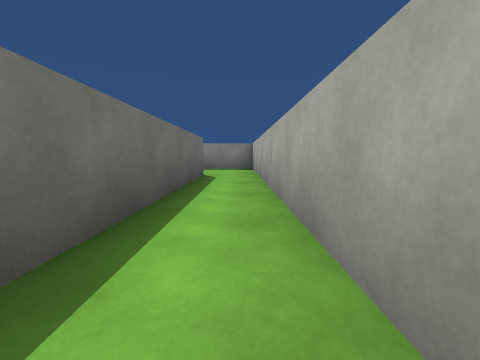
view 1 (above)

16 first-person views from a walk through a scene from a Unity 3-D project. The camera is 0.55 m above the floor, tilts 6° down and sees 90° across. The floor is counted in squares, 1 m on a side. Each view is taken from the middle of a square. On the plan, view 1 faces up. The plan holds only what a view shows up to about 9 squares ahead; the rest is blank. The player character is not drawn.

view 2
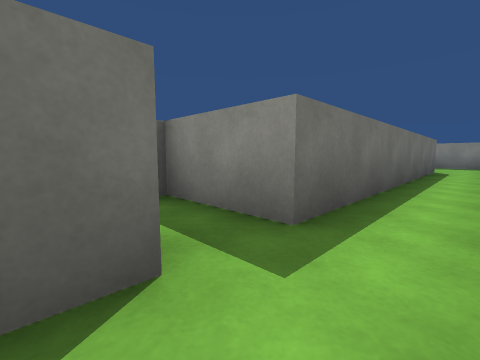

view 3
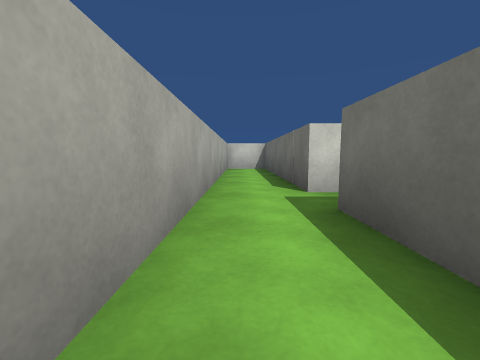

view 4
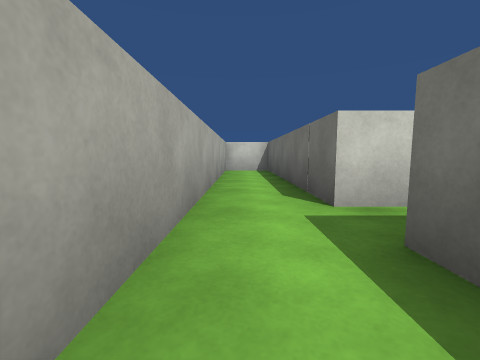

view 5
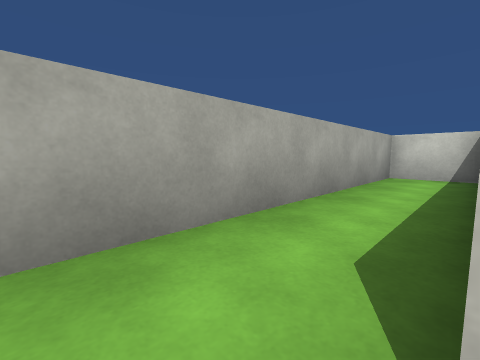

view 6
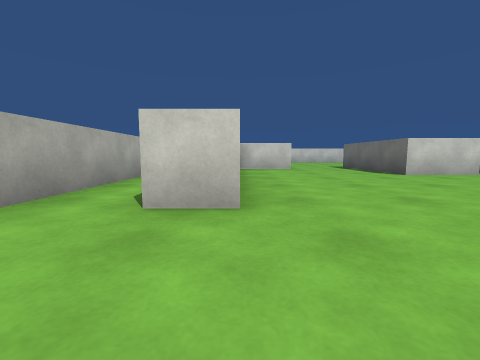

view 7
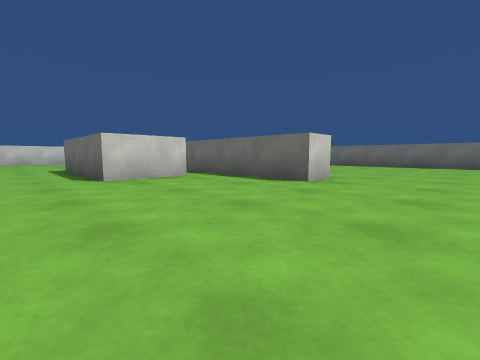

view 8
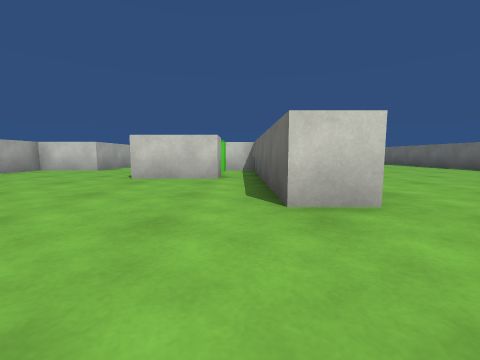

view 9
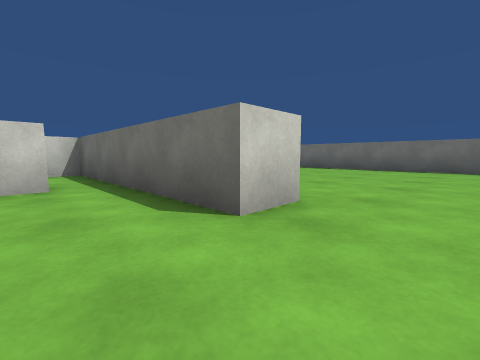

view 10
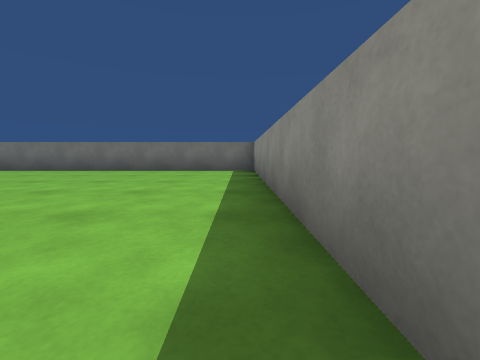

view 11
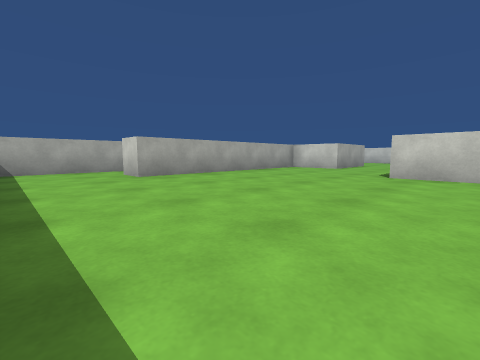

view 12
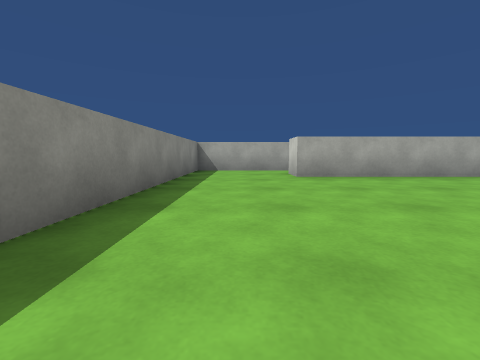

view 13
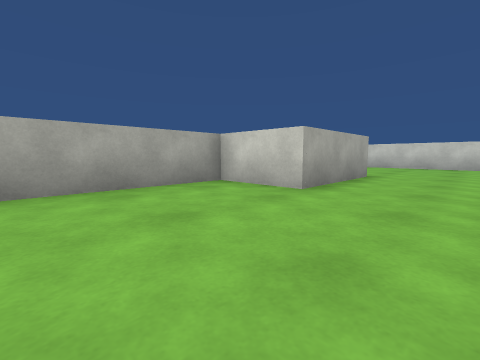

view 14
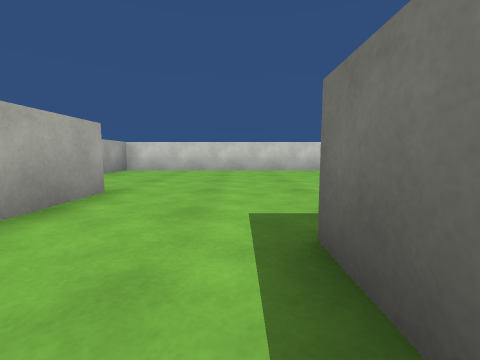

view 15
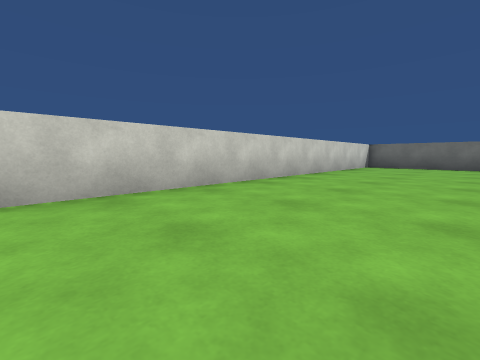

view 16
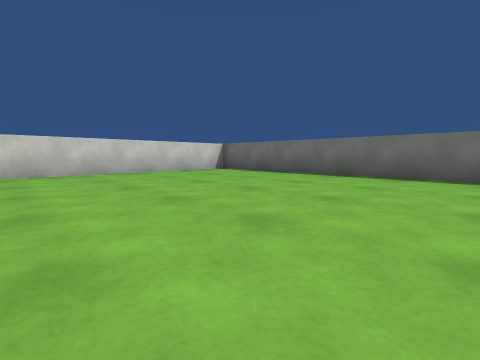

### Floor plan
Ten units are one square. View 1 is at (0, 0); x grows to the right and y downward. Boxes are objects, and circles mark ways between rooms. Rooms are numbered by the first view taken in them; rooms with no view inside come last. Other rooms are left out.
<svg viewBox="-180 -100 190 190">
<path fill="none" stroke="#000" d="M-19 25 -10 25 -10 85 5 85 5 -65M-10 -66 -10 14 -30 14M-85 -25 -65 -25 -65 15M-106 -55 -95 -55 -95 -25M-40 36 -40 4 -20 4 -20 -66 -10 -66M-94 -95 -175 -95 -175 74M-164 85 -20 85 -20 70M5 -65 5 -95 -66 -95M-85 -15 -85 -25M-95 -25 -95 4 -82 4"/>
<circle cx="0" cy="-70" r="3" fill="#2a7"/>
<circle cx="-90" cy="-30" r="3" fill="#2a7"/>
<text x="0" y="10">1</text>
<text x="-110" y="-10">2</text>
<text x="-90" y="-10">3</text>
</svg>
Room 1 opens to room 2. Room 2 opens to room 3.

Where each view was taken, in squares from view 1:
view 1: 0 up, 0 right, facing up
view 2: 3 down, 0 right, facing up-left
view 3: 1 up, 0 right, facing down
view 4: 0 up, 0 right, facing down
view 5: 2 down, 1 left, facing down-right
view 6: 9 up, 2 left, facing down
view 7: 8 up, 5 left, facing down-left
view 8: 8 up, 9 left, facing down
view 9: 7 up, 8 left, facing down-left
view 10: 9 up, 9 left, facing left
view 11: 9 up, 8 left, facing down-right
view 12: 8 up, 8 left, facing right
view 13: 3 up, 6 left, facing down-right
view 14: 0 up, 6 left, facing down
view 15: 5 down, 6 left, facing down-left
view 16: 1 down, 11 left, facing down-left
